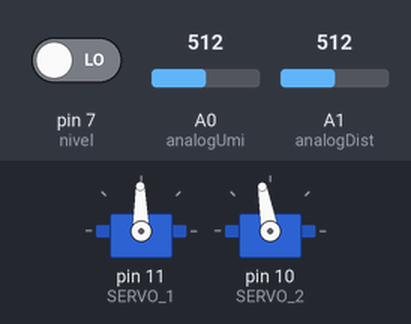
Bench run of a sketch on a simulated Arduino Uno, built with avr-gcc and run on an emulated ATmega328P. Shown: 2 × servo. Inputs (shaded band) come from the test bench; at power-on: pin 7 (nivel) LOW, A0 (analogUmi) = 512, A1 (analogDist) = 512.

Above: at 0.15 s.
At 5.8 s:
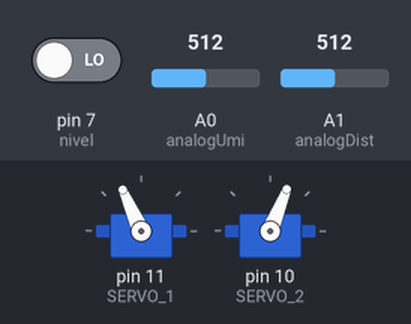
At 19.5 s:
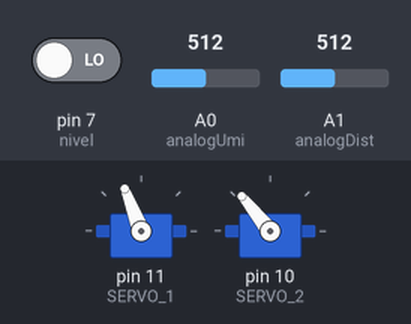
At 38.0 s:
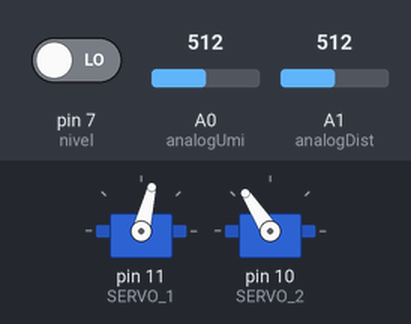
Timing chart, 0 to 39.5 s (numbered marks = the images above):
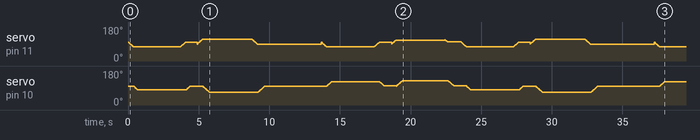

The sketch:

prog_barragem.ino
```cpp
//biblitecas
#include<Servo.h>
#include<SoftwareSerial.h>

SoftwareSerial SUART(2, 3); //SRX  = DPin-2; STX = DPin-3

//defines
#define analogUmi A0
#define analogDist A1
#define SERVO_1 11
#define SERVO_2 10
#define nivel 7

//pinos
Servo s1;
Servo s2;

//variaveis globais
int pos;
String distancia;
float valorVolts;
String estadoNivel;
String UmidadePercentual;

//prototipos
String leDistancia(void);
String leituraNivel(void);
String leUmidade(void);
void ref1();
void ref2();
void ref3();
void ref4();
void ref5();

String leUmidade(void) {
  int valorUmi = analogRead(analogUmi);

  UmidadePercentual = 100 * ((1023-(float)valorUmi) / 1023);
  //SUART.print("Umidade Percentual: ");
  //SUART.print(UmidadePercentual);
  //SUART.println("%");
  return UmidadePercentual;
}

String leituraNivel(void) {
  int estadoNivel = digitalRead(nivel);
  String estado = "";
  if(estadoNivel == 1){
    //UART.println("Barragem cheia");
    return "1";
  } else {
    //SUART.println("Barragem em nivel normal!");
    return "0";
  }
}
String leDistancia(void) {

  //Obtenção do valor em Volts através da formula ( valorAnalógico * (5/1023)
   valorVolts = analogRead(analogDist) * 0.0048828125;

   distancia = 26*pow(valorVolts, -1); //equação de acordo com a grafico do datasheet

   return distancia;
}

void ref1() {
  for (pos = 100; pos > 75; pos--){
    s1.write(pos);
    delay(15);
  }
  for (pos = 100; pos > 79; pos--) {
    s2.write(pos);
    delay(15);
  }

  SUART.print("1");
  SUART.print(";");
  SUART.print(leDistancia());
  SUART.print(";");
  SUART.print(leituraNivel());
  SUART.print(";");
  SUART.print(leUmidade());
  SUART.print(";");
  delay(3000);

  //volta para o posição inicial
    for (pos = 75; pos < 100; pos++){
    s1.write(pos);
    delay(15);
  }
  for (pos = 79; pos < 100; pos++) {
    s2.write(pos);
    delay(15);
  }
}

void ref2() {
  for (pos = 90; pos < 115; pos++) {
    s1.write(pos);
    delay(15);
  }
  for (pos = 100; pos > 67; pos--) {
    s2.write(pos);
    delay(15);
  }

    //medição
    SUART.print("2");
    SUART.print(";");
    SUART.print(leDistancia());
    SUART.print(";");
    SUART.print(leituraNivel());
    SUART.print(";");
    SUART.print(leUmidade());
    SUART.print(";");
    delay(3000);

    //volta para o posição inicial
  for (pos = 115; pos > 88; pos--){
    s1.write(pos);
    delay(15);
  }
  for (pos = 67; pos < 100; pos++) {
    s2.write(pos);
    delay(15);
  }
}

void ref3() {
    //medição
    SUART.print("3");
    SUART.print(";");
    SUART.print(leDistancia());
    SUART.print(";");
    SUART.print(leituraNivel());
    SUART.print(";");
    SUART.print(leUmidade());
    SUART.print(";");
    delay(3000);
}

void ref4() {
  for (pos = 100; pos > 75; pos--) {
    s1.write(pos);
    delay(15);
  }
  for (pos = 100; pos < 124; pos++) {
    s2.write(pos);
    delay(15);
  }
  //medição
  SUART.print("4");
  SUART.print(";");
  SUART.print(leDistancia());
  SUART.print(";");
  SUART.print(leituraNivel());
  SUART.print(";");
  SUART.print(leUmidade());
  SUART.print(";");
  delay(3000);

   //volta para o posição inicial
  for (pos = 75; pos < 100; pos++) {
    s1.write(pos);
    delay(15);
  }
  for (pos = 124; pos > 100; pos--) {
    s2.write(pos);
    delay(15);
  }
}

void ref5() {
  for (pos = 90; pos < 112; pos++) {
    s1.write(pos);
    delay(15);
  }
  for (pos = 100; pos < 130; pos++) {
    s2.write(pos);
    delay(15);
  }
    //medição
  SUART.print("5");
  SUART.print(";");
  SUART.print(leDistancia());
  SUART.print(";");
  SUART.print(leituraNivel());
  SUART.print(";");
  SUART.print(leUmidade());
  SUART.print(";");
  delay(3000);

    //volta para o posição inicial
  for (pos = 112; pos > 100; pos--){
    s1.write(pos);
    delay(15);
  }
  for (pos = 130; pos > 100; pos--) {
    s2.write(pos);
    delay(15);
  }
}

void setup() {
  Serial.begin(115200);
  SUART.begin(115200);
  pinMode(nivel, INPUT);
  pinMode(analogDist, INPUT);
  pinMode(analogUmi, INPUT);
  s1.attach(SERVO_1);
  s2.attach(SERVO_2);
  s1.write(100);
  s2.write(100);
}

void loop() {
  ref1();
  delay(500);
  ref2();
  delay(500);
  ref3();
  delay(500);
  ref4();
  delay(500);
  ref5();
  delay(500);
}
```
